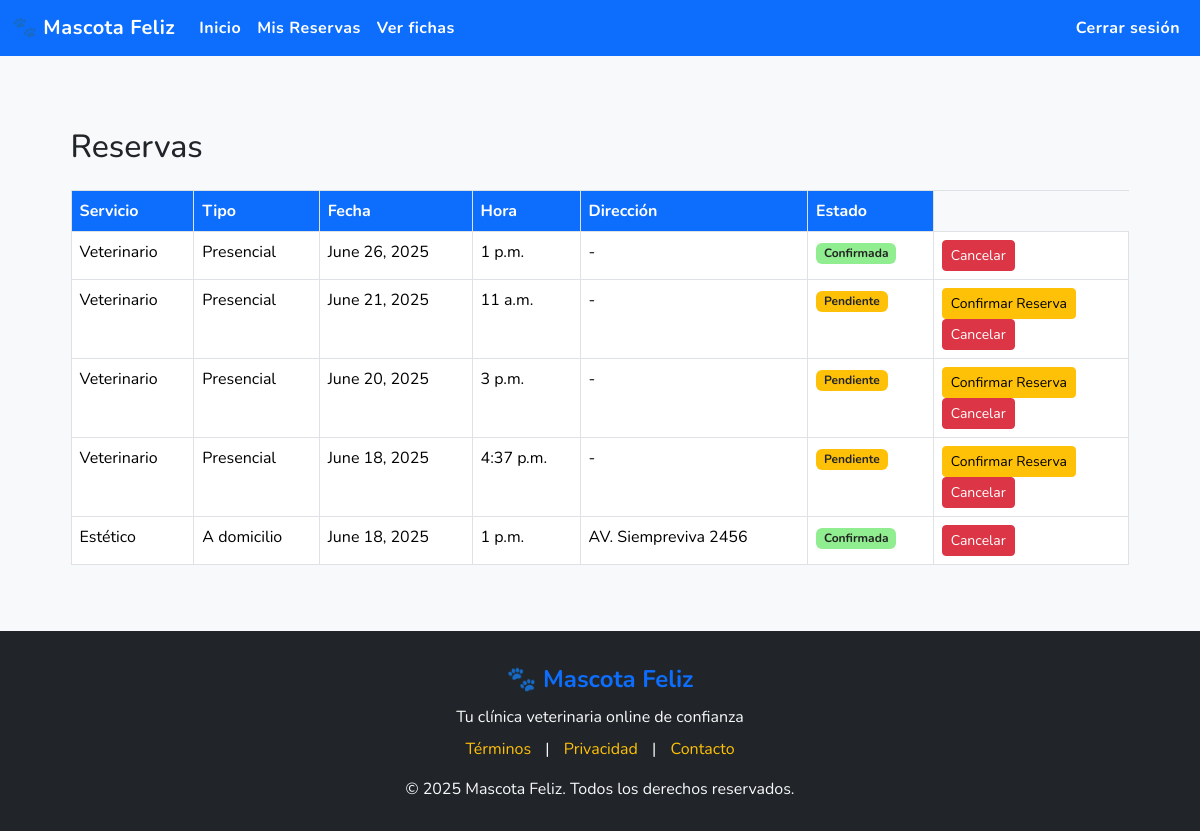
The app's page /reservas/ (signed in) with its own data.
### core/models.py (models this page shows, shortened)
class Reserva(models.Model):
    ESTADOS = [
        ('pendiente', 'Pendiente'),
        ('confirmada', 'Confirmada'),
        ('en_camino', 'En camino'),         # solo a domicilio
        ('en_espera', 'En espera'),         # solo presencial
        ('en_atencion', 'En atención'),
        ('finalizada', 'Finalizada'),
        ('cancelada', 'Cancelada'),
        ('no_asistio', 'No asistió'),
    ]
    TIPO_SERVICIO_CHOICES = [
        ('veterinario', 'Veterinario'),
        ('estetico', 'Estético'),
    ]
    TIPO_RESERVA_CHOICES = [
        ('presencial', 'Presencial'),
        ('domicilio', 'A domicilio'),
    ]
    cliente = models.ForeignKey(Usuario, on_delete=models.CASCADE, limit_choices_to={'tipo_usuario': 'cliente'})
    tipo_servicio = models.CharField(max_length=20, choices=TIPO_SERVICIO_CHOICES)
    tipo_reserva = models.CharField(max_length=20, choices=TIPO_RESERVA_CHOICES)
    direccion = models.CharField(max_length=255, blank=True, null=True)  # obligatoria si es a domicilio
    estado = models.CharField(max_length=20, choices=ESTADOS, default='pendiente')
    fecha_creacion = models.DateTimeField(auto_now_add=True)
    fecha = models.DateField()
    hora = models.TimeField()

### app/views.py (the view)
# urls.py: path('reservas/', views.ver_reservas_cliente, name='ver_reservas'),
@login_required
def ver_reservas_cliente(request):
    if request.user.tipo_usuario != 'cliente':
        return HttpResponseForbidden("Acceso denegado.")
    reservas = Reserva.objects.filter(cliente=request.user).order_by('-fecha', '-hora')
    return render(request, 'pages/ver_reservas.html', {
        'reservas': reservas,
        'today': date.today()
    })

### app/templates/pages/ver_reservas.html (shortened to what this page needs)
{% extends 'base/base.html' %}
{% block content %}
<div class="container mt-5">
    <h2 class="mb-4">Reservas</h2>
    {% if reservas %}
        <table class="table table-bordered">
            <thead>
                <tr>
                <th>Servicio</th>
                <th>Tipo</th>
                <th>Fecha</th>
                <th>Hora</th>
                <th>Dirección</th>
                <th>Estado</th>
                </tr>
            </thead>
            <tbody>
                {% for reserva in reservas %}
                <tr>
                    <td>{{ reserva.get_tipo_servicio_display }}</td>
                    <td>{{ reserva.get_tipo_reserva_display }}</td>
                    <td>{{ reserva.fecha }}</td>
                    <td>{{ reserva.hora }}</td>
                    <td>{{ reserva.direccion|default:"-" }}</td>
                    <td>
                        {% if reserva.get_estado_display == "Pendiente" %}
                            <span class="badge bg-warning text-dark">{{ reserva.get_estado_display }}</span>
                        {% elif reserva.get_estado_display == "Confirmada" %}
                            <span class="badge" style="background-color: #90ee90; color: #222;">{{ reserva.get_estado_display }}</span>
                        {% elif reserva.get_estado_display == "Cancelada" %}
                            <span class="badge bg-danger">{{ reserva.get_estado_display }}</span>
                        {% elif reserva.get_estado_display == "Cerrada" %}
                            <span class="badge bg-success">{{ reserva.get_estado_display }}</span>
                        {% else %}
                            <span class="badge bg-secondary">{{ reserva.get_estado_display }}</span>
                        {% endif %}
                    </td>
                    <td>
                    {% if user.tipo_usuario == 'cliente' and reserva.fecha >= today and reserva.estado == 'pendiente' %}
                        <a href="{% url 'cambiar_estado_reserva' reserva.id 'confirmada' %}" class="btn btn-sm btn-warning">Confirmar Reserva</a>
                        <form method="post" action="{% url 'cancelar_reserva_cliente' reserva.id %}">
                        <button type="submit" class="btn btn-sm btn-danger">Cancelar</button>
                        </form>
                    {% elif user.tipo_usuario == 'cliente' and reserva.fecha >= today and reserva.estado == 'confirmada' %}
                        <form method="post" action="{% url 'cancelar_reserva_cliente' reserva.id %}">
                        <button type="submit" class="btn btn-sm btn-danger">Cancelar</button>
                        </form>
                    {% else %}
                        <span class="text-muted">No cancelable</span>
                    {% endif %}
                    </td>
                </tr>
                {% endfor %}
            </tbody>
        </table>
    {% else %}
        <p>No tienes reservas registradas.</p>
    {% endif %}
</div>
{% endblock %}

### app/templates/base/base.html (style rules this page uses)
html, body { height: 100%; min-height: 100%; }
body { display: flex; flex-direction: column; min-height: 100vh; font-family: 'Nunito', sans-serif; background-color: #f8f9fa; color: #212529; }
.container { max-width: 96%; flex: 1 0 auto; }
.card-header, .table thead th { background-color: #0d6efd; color: #fff; font-weight: 700; }

### records on screen
Reserva: tipo_servicio "Veterinario", tipo_reserva "Presencial", fecha "June 26, 2025", hora "1 p.m.", direccion "-", estado "Confirmada", shows "Cancelar"
Reserva: tipo_servicio "Veterinario", tipo_reserva "Presencial", fecha "June 21, 2025", hora "11 a.m.", direccion "-", estado "Pendiente", shows "Confirmar Reserva"
Reserva: tipo_servicio "Veterinario", tipo_reserva "Presencial", fecha "June 20, 2025", hora "3 p.m.", direccion "-", estado "Pendiente", shows "Confirmar Reserva"
Reserva: tipo_servicio "Veterinario", tipo_reserva "Presencial", fecha "June 18, 2025", hora "4:37 p.m.", direccion "-", estado "Pendiente", shows "Confirmar Reserva"
Reserva: tipo_servicio "Estético", tipo_reserva "A domicilio", fecha "June 18, 2025", hora "1 p.m.", direccion "AV. Siempreviva 2456", estado "Confirmada", shows "Cancelar"
